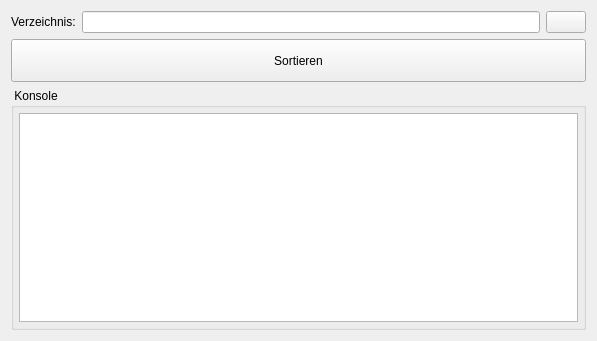
<?xml version="1.0" encoding="UTF-8"?>
<ui version="4.0">
 <class>DateSortWidget</class>
 <widget class="QWidget" name="DateSortWidget">
  <property name="geometry">
   <rect>
    <x>0</x>
    <y>0</y>
    <width>597</width>
    <height>341</height>
   </rect>
  </property>
  <property name="windowTitle">
   <string>Form</string>
  </property>
  <layout class="QGridLayout" name="gridLayout">
   <item row="0" column="0">
    <widget class="QLabel" name="label">
     <property name="text">
      <string>Verzeichnis:</string>
     </property>
    </widget>
   </item>
   <item row="0" column="1">
    <widget class="QLineEdit" name="dirField"/>
   </item>
   <item row="0" column="2">
    <widget class="QPushButton" name="browseButton">
     <property name="sizePolicy">
      <sizepolicy hsizetype="Fixed" vsizetype="Fixed">
       <horstretch>0</horstretch>
       <verstretch>0</verstretch>
      </sizepolicy>
     </property>
     <property name="text">
      <string/>
     </property>
     <property name="icon">
      <iconset resource="../rc/resource.qrc">
       <normaloff>:/folder-search.png</normaloff>:/folder-search.png</iconset>
     </property>
    </widget>
   </item>
   <item row="1" column="0" colspan="3">
    <widget class="QPushButton" name="sortButton">
     <property name="minimumSize">
      <size>
       <width>0</width>
       <height>43</height>
      </size>
     </property>
     <property name="text">
      <string>Sortieren</string>
     </property>
    </widget>
   </item>
   <item row="2" column="0" colspan="3">
    <widget class="QGroupBox" name="groupBox">
     <property name="title">
      <string> Konsole </string>
     </property>
     <property name="flat">
      <bool>false</bool>
     </property>
     <layout class="QHBoxLayout" name="horizontalLayout">
      <property name="spacing">
       <number>0</number>
      </property>
      <property name="margin">
       <number>5</number>
      </property>
      <item>
       <widget class="QTextEdit" name="console">
        <property name="sizePolicy">
         <sizepolicy hsizetype="Expanding" vsizetype="Expanding">
          <horstretch>0</horstretch>
          <verstretch>0</verstretch>
         </sizepolicy>
        </property>
        <property name="readOnly">
         <bool>true</bool>
        </property>
       </widget>
      </item>
     </layout>
    </widget>
   </item>
  </layout>
 </widget>
 <resources>
  <include location="../rc/resource.qrc"/>
 </resources>
 <connections/>
</ui>
